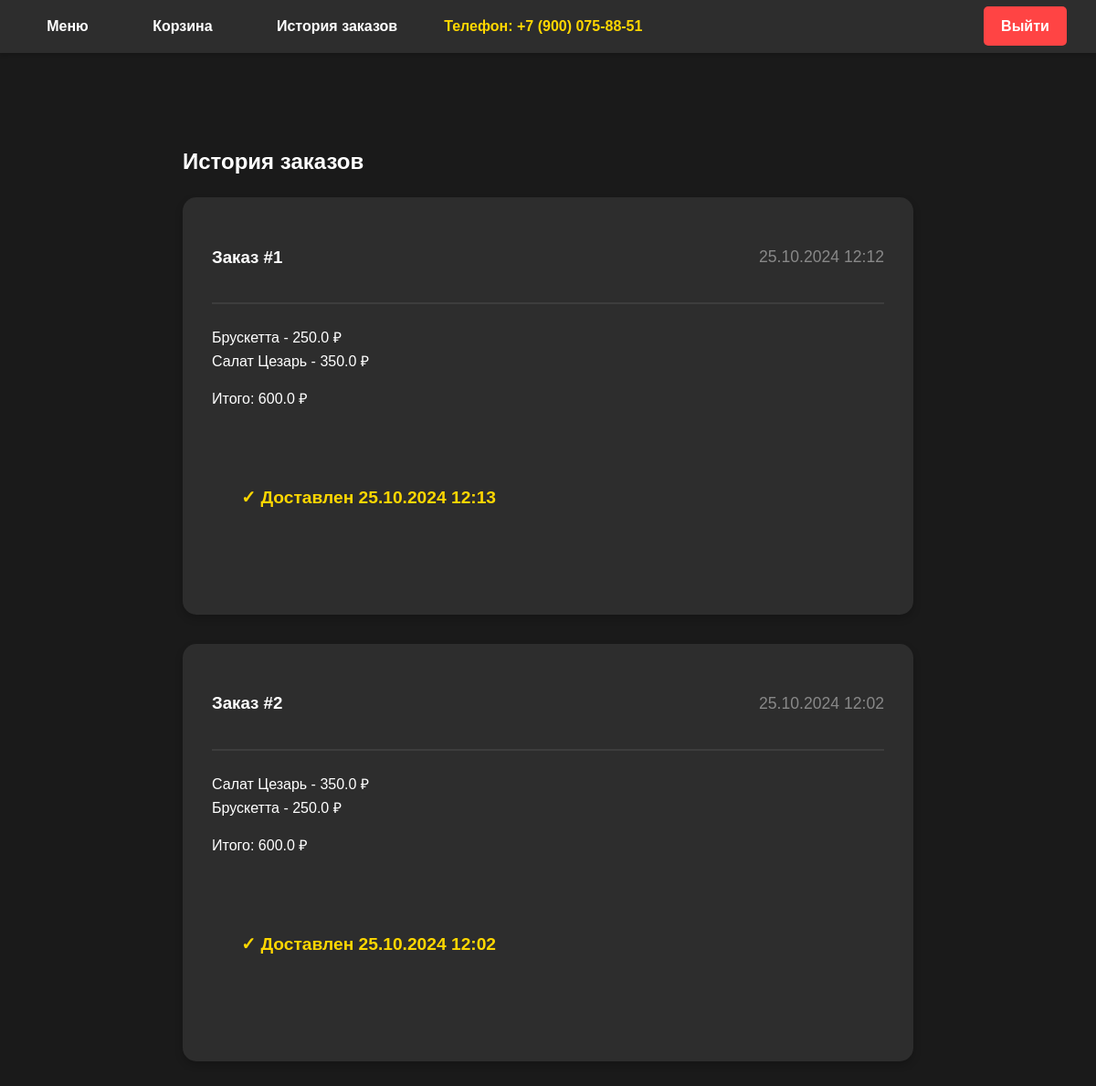
/orders (signed in), run on an earlier commit of the app's database.
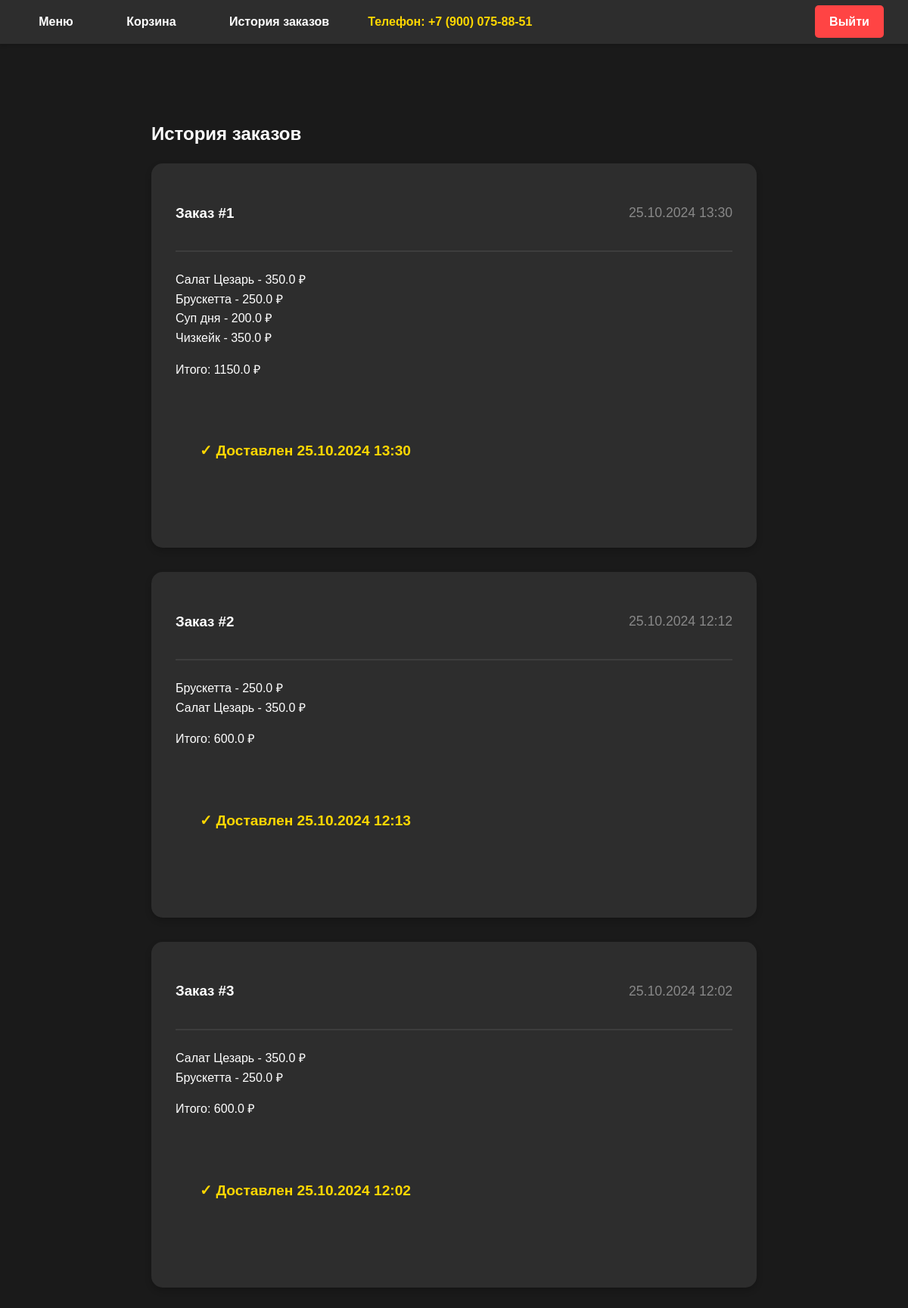
And on a later commit of the database.
### models.py (models this page shows, shortened)
class User(db.Model):
    id = db.Column(db.Integer, primary_key=True)
    phone = db.Column(db.String(15), unique=True, nullable=False)
    address = db.Column(db.String(200))
    orders = db.relationship('Order', backref='user', lazy=True)
    @property
    def is_authenticated(self):
        return True

class Order(db.Model):
    id = db.Column(db.Integer, primary_key=True)
    user_id = db.Column(db.Integer, db.ForeignKey('user.id'))
    date = db.Column(db.DateTime, default=datetime.utcnow)
    total = db.Column(db.Float)
    delivered = db.Column(db.Boolean, default=False)
    delivery_time = db.Column(db.DateTime)
    items = db.relationship('OrderItem', backref='order', lazy=True)

class OrderItem(db.Model):
    id = db.Column(db.Integer, primary_key=True)
    order_id = db.Column(db.Integer, db.ForeignKey('order.id'))
    dish_id = db.Column(db.Integer, db.ForeignKey('dish.id'))
    quantity = db.Column(db.Integer)
    price = db.Column(db.Float)

class Dish(db.Model):
    id = db.Column(db.Integer, primary_key=True)
    name = db.Column(db.String(100), nullable=False)
    description = db.Column(db.Text)
    price = db.Column(db.Float, nullable=False)
    image = db.Column(db.String(100))
    category_id = db.Column(db.Integer, db.ForeignKey('category.id'))
    order_items = db.relationship('OrderItem', backref='dish', lazy=True)

### app.py (the view)
@app.route('/orders')
@login_required
def order_history():
    orders = Order.query.filter_by(user_id=current_user.id).order_by(Order.date.desc()).all()
    numbered_orders = []
    for i, order in enumerate(orders, 1): # начинаем нумерацию с 1
        numbered_orders.append((i, order))
    return render_template('order_history.html', numbered_orders=numbered_orders)

### app.py (called while the page is built)
@login_manager.user_loader
def load_user(user_id):
    return User.query.get(int(user_id))

### templates/order_history.html (shortened to what this page needs)
{% extends "base.html" %}
{% block content %}
<div class="order-history">
    <h2>История заказов</h2>
    {% if numbered_orders %}
        {% for order_number, order in numbered_orders %}
        <div class="order-card">
            <div class="order-header">
                <h3>Заказ #{{ order_number }}</h3>
                <p class="order-date">{{ order.date.strftime('%d.%m.%Y %H:%M') }}</p>
            </div>
            <div class="order-content">
                <ul class="order-items">
                    {% for item in order.items %}
                    <li>
                        {{ item.dish.name }} - {{ item.price }} ₽
                    </li>
                    {% endfor %}
                </ul>
                <p class="order-total">Итого: {{ order.total }} ₽</p>
                <p class="order-status">
                    {% if order.delivered %}
                    ✓ Доставлен {{ order.delivery_time.strftime('%d.%m.%Y %H:%M') }}
                    {% else %}
                    В процессе доставки
                    {% endif %}
                </p>
            </div>
        </div>
        {% endfor %}
    {% else %}
        <p class="no-orders">У вас пока нет заказов</p>
    {% endif %}
</div>
{% endblock %}

### templates/base.html (shortened to what this page needs)
<!DOCTYPE html>
<html>
<head>
    <link rel="stylesheet" href="{{ url_for('static', filename='css/style.css') }}">
</head>
<body>
    <nav>
        <ul>
            <li><a href="{{ url_for('menu') }}">Меню</a></li>
            {% if current_user.is_authenticated %}
                <li><a href="{{ url_for('cart') }}">Корзина</a></li>
                <li><a href="{{ url_for('order_history') }}">История заказов</a></li>
                <li>Телефон: {{ current_user.phone }}</li>
                <li><a href="{{ url_for('logout') }}">Выйти</a></li>
            {% else %}
                <li><a href="{{ url_for('login') }}">Войти</a></li>
            {% endif %}
        </ul>
    </nav>
    {% block content %}{% endblock %}
</body>
</html>

### static/css/style.css (style rules this page uses)
body { margin: 0; padding: 0; font-family: 'Arial', sans-serif; background-color: #1a1a1a; color: #ffffff; line-height: 1.6; }
nav { background-color: #2d2d2d; padding: 1rem; box-shadow: 0 2px 5px rgba(0,0,0,0.2); position: sticky; top: 0; z-index: 1000; }
nav ul { list-style: none; display: flex; justify-content: space-around; align-items: center; max-width: 1200px; margin: 0 auto; padding: 0; }
nav li { margin: 0 1rem; }
nav a { color: #ffffff; text-decoration: none; font-weight: bold; padding: 0.8rem 1.2rem; border-radius: 5px; transition: all 0.3s ease; }
nav li:last-child { margin-left: auto; }
nav li:nth-last-child(2) { color: #ffd700; font-weight: bold; }
nav a[href*="logout"] { background-color: #ff4444; color: white; }
.order-status { max-width: 800px; margin: 3rem auto; padding: 2rem; }
.order-items { list-style: none; padding: 0; }
.order-history { max-width: 800px; margin: 3rem auto; padding: 2rem; }
.order-card { background-color: #2d2d2d; border-radius: 15px; padding: 2rem; margin-bottom: 2rem; box-shadow: 0 4px 8px rgba(0,0,0,0.2); transition: transform 0.3s ease; }
.order-header { display: flex; justify-content: space-between; align-items: center; border-bottom: 2px solid #3d3d3d; padding-bottom: 1rem; margin-bottom: 1.5rem; }
.order-date { color: #888; font-size: 1.1rem; }
.order-status { color: #ffd700; font-weight: bold; font-size: 1.2rem; }

What changed in the data, as far as the page shows it:
added Order: order_number "1", date "25.10.2024 13:30", total "1150.0", delivery_time "25.10.2024 13:30"
added OrderItem: dish.name "Салат Цезарь", price "350.0", shown under "1"
added OrderItem: dish.name "Брускетта", price "250.0", shown under "1"
added OrderItem: dish.name "Суп дня", price "200.0", shown under "1"
added OrderItem: dish.name "Чизкейк", price "350.0", shown under "1"
computed for Order (number 2 of 3 on the later page): order_number "1" → "2"
computed for Order (number 3 of 3 on the later page): order_number "2" → "3"
